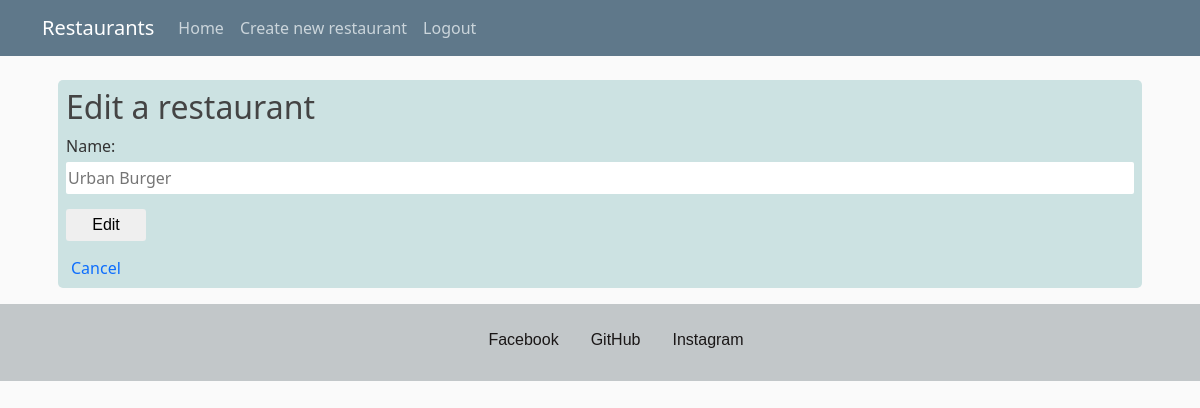
/restaurant/1/edit (signed in), run on an earlier commit of the app's database.
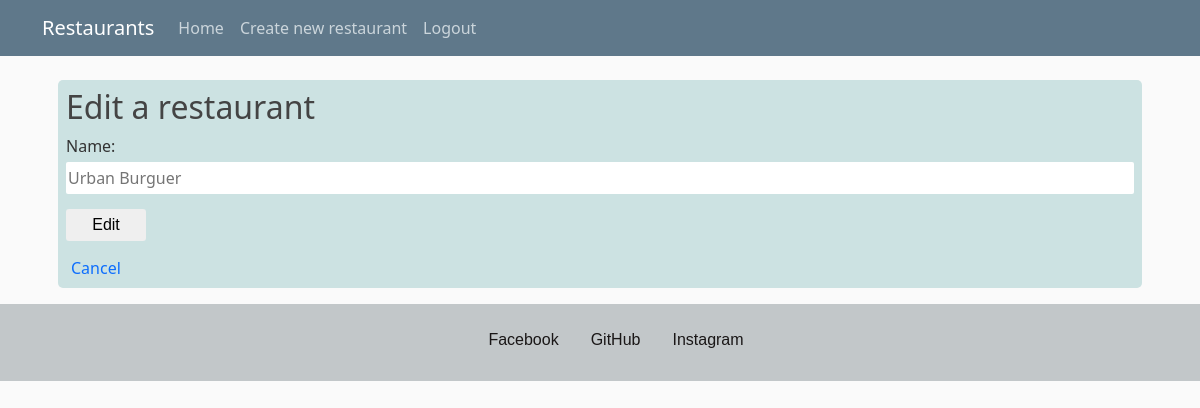
And on a later commit of the database.
### restaurant_appf/models.py (models this page shows, shortened)
class Restaurant(db.Model):
    __tablename__ = 'restaurant'
    id = db.Column(db.Integer, primary_key=True)
    name = db.Column(db.String(250), nullable=False)
    user_id = db.Column(db.Integer, db.ForeignKey('user.id'))
    user = db.relationship(User)

### restaurant_appf/routes.py (the view)
@app.route('/restaurant/<int:restaurant_id>/edit', methods=['GET', 'POST'])
@login_required
def edit_restaurant(restaurant_id):
    restaurant = db.session.query(Restaurant).filter_by(id=restaurant_id).first()
    if request.method == 'POST':
        if request.form['restaurant_name']:
            restaurant.name = request.form['restaurant_name']
        db.session.add(restaurant)
        db.session.commit()
        return redirect(url_for('show_restaurants'))
    else:
        return render_template('edit_restaurant.html', restaurant_id=restaurant_id, r=restaurant)

### restaurant_appf/models.py (called while the page is built)
@login_manager.user_loader
def load_user(user_id):
    try:
        return User.query.get(user_id)
    except:
        return None

### restaurant_appf/templates/edit_restaurant.html
{% extends "layout.html" %}
{% block content %}
<div class="main_div">
  <h2>Edit a restaurant</h2>
  <form action="{{ url_for('edit_restaurant', restaurant_id=restaurant_id) }}" method="post">
    <p>Name:</p>
    <input type="text" name="restaurant_name" size="40" placeholder="{{ r.name }}">
    <input type="submit" value="Edit">
  </form>
  <a href="{{ url_for('show_restaurants') }}" class="cancel_button">Cancel</a>
</div>
{% endblock %}

What changed in the data, as far as the page shows it:
changed Restaurant: restaurant_name "Urban Burger" → "Urban Burguer"
